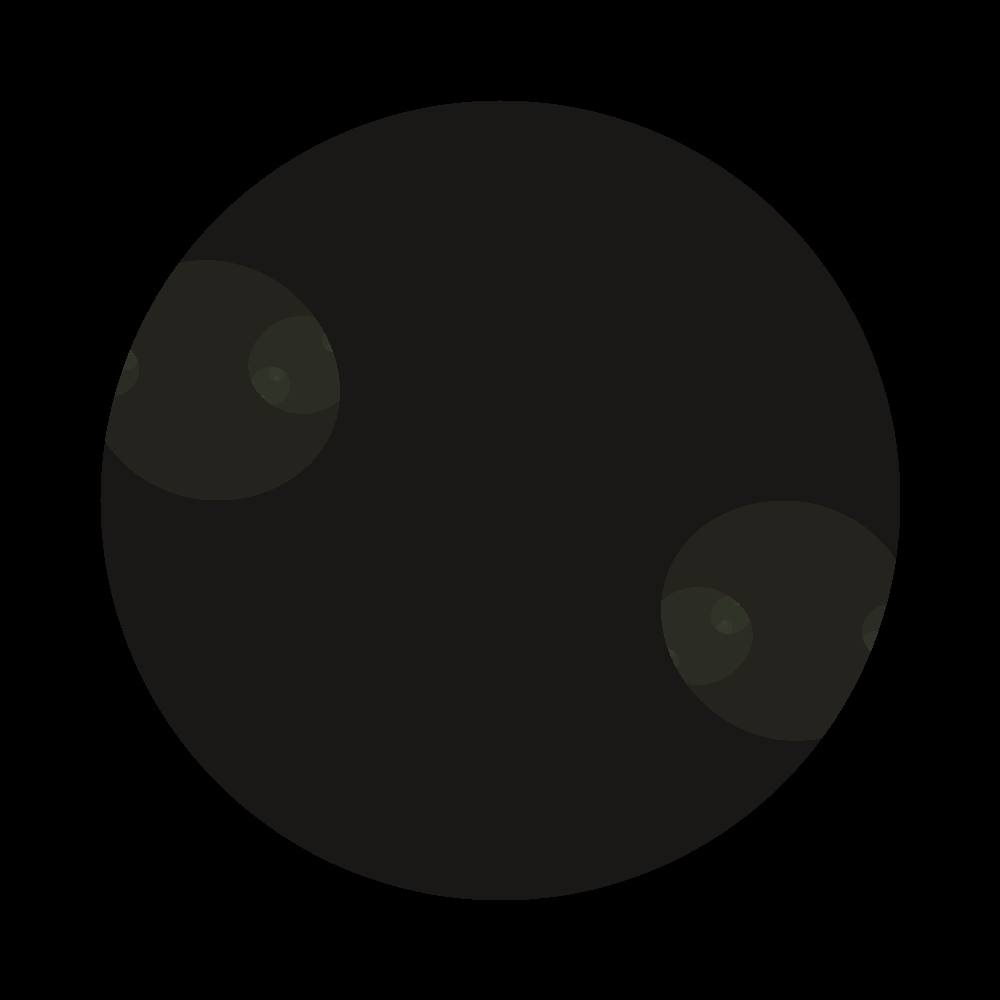
Frame 1 (no input)
Frame 60 (the mouse pressed at the canvas centre just before this capture): identical to frame 1, image omitted
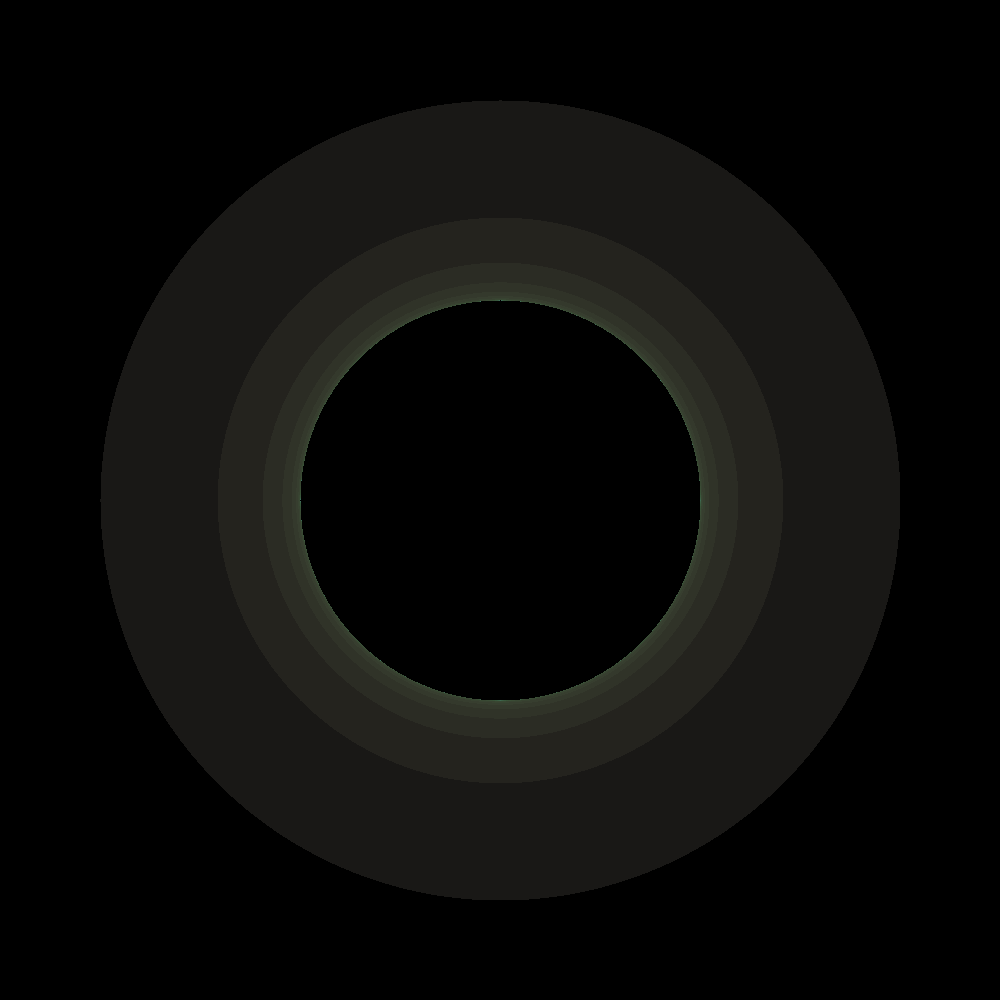
Frame 120 (the mouse held since frame 60 and released just before this capture)

The Processing sketch that drew these frames (run headless with seeded random() and noise(); from frame 60 on, the mouse is pressed at the canvas centre):

// Processing sketch: julia
// ── julia.pde
float angle = 0;

void setup() {
  size(1000, 1000);
  colorMode(HSB, 1);
}
void draw() {


  float ca = map(mouseX,0,width,-2,2);//sin(angle);
  float cb =  map(mouseY,0,height,-2,2);

  angle += 0.02;

  background(255);

  
  float w = 5;
  float h = (w * height) / width;

  // Start at negative half the width and height
  float xmin = -w/2;
  float ymin = -h/2;

  // Make sure we can write to the pixels[] array.
  // Only need to do this once since we don't do any other drawing.
  loadPixels();

  // Maximum number of iterations for each point on the complex plane
  int maxiterations = 100;

  // x goes from xmin to xmax
  float xmax = xmin + w;
  // y goes from ymin to ymax
  float ymax = ymin + h;

  // Calculate amount we increment x,y for each pixel
  float dx = (xmax - xmin) / (width);
  float dy = (ymax - ymin) / (height);

  // Start y
  float y = ymin;
  for (int j = 0; j < height; j++) {
    // Start x
    float x = xmin;
    for (int i = 0; i < width; i++) {

      // Now we test, as we iterate z = z^2 + cm does z tend towards infinity?
      float a = x;
      float b = y;
      int n = 0;
      while (n < maxiterations) {
        float aa = a * a;
        float bb = b * b;
        // Infinity in our finite world is simple, let's just consider it 16
        if (aa + bb > 4.0) {
          break;  // Bail
        }
        float twoab = 2.0 * a * b;
        a = aa - bb + ca;
        b = twoab + cb;
        n++;
      }

      // We color each pixel based on how long it takes to get to infinity
      // If we never got there, let's pick the color black
      if (n == maxiterations) {
        pixels[i+j*width] = color(0);
      } else {
        // Gosh, we could make fancy colors here if we wanted
        float hu = sqrt(float(n) / maxiterations);
        pixels[i+j*width] = color(hu, hu, hu);
      }
      x += dx;
    }
    y += dy;
  }
  updatePixels();
  println(frameRate);
}
